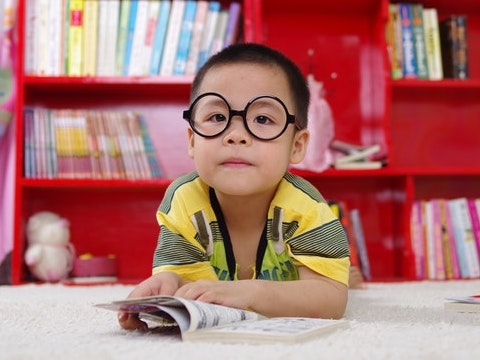
#> input picture cs4060/Lab8/boy.png, 480 x 360 px
$ python task2.py
#> lines starting #> are read from the running program, lines starting #| are printed output that depends on the picture
import matplotlib.pyplot as plt
import numpy as np
import os
import cv2
import random


if __name__ == "__main__":
  path = os.path.dirname(os.path.abspath(__file__)) + "/boy.png"
  img = cv2.imread(path, cv2.IMREAD_GRAYSCALE)
#> img: shape (360, 480); min 0, max 252, mean 132.5

  assert img is not None

  img_float = img.astype(np.float64)

  noisy = np.zeros(img.shape, dtype=np.int16)
  for x in range(len(img)):
    for y in range(len(img[0])):
      noisy[x][y] = int(img[x][y]) + random.randint(-50, 50)
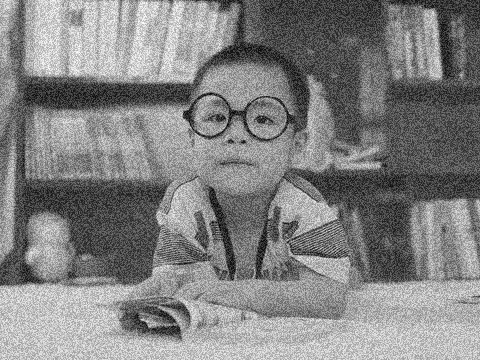
#> noisy: shape (360, 480) int16; min -43, max 299, mean 132.4; drawn with min black and max white
  noisy = np.clip(noisy, 0, 255).astype(np.uint8)
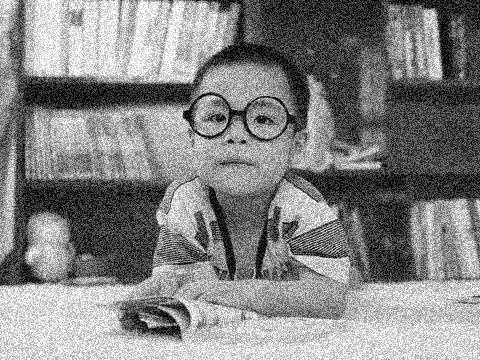
#> noisy: shape (360, 480); min 0, max 255, mean 132.3
  noisy_float = noisy.astype(np.float64)

  denoised = cv2.GaussianBlur(noisy, (5, 5), sigmaX=1.5)
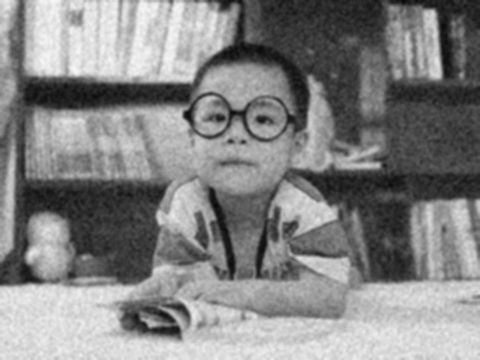
#> denoised: shape (360, 480); min 7, max 248, mean 132.3

  # unsharp mask to sharpen
  blurred = cv2.GaussianBlur(denoised.astype(np.float64), (5, 5), sigmaX=1.5)
  sharpened = np.clip(2.0 * denoised - blurred, 0, 255).astype(np.uint8)

  fig, axes = plt.subplots(1, 4, figsize=(18, 4))
  axes[0].imshow(img, cmap='gray')
  axes[0].set_title('Original')
  axes[0].axis('off')
  axes[1].imshow(noisy, cmap='gray')
  axes[1].set_title('Noisy')
  axes[1].axis('off')
  axes[2].imshow(denoised, cmap='gray')
  axes[2].set_title('Denoised (Gaussian Blur)')
  axes[2].axis('off')
  axes[3].imshow(sharpened, cmap='gray')
  axes[3].set_title('Sharpened')
  axes[3].axis('off')
  plt.suptitle('1) & 2) Denoise + Sharpen')
  plt.show()

  median = cv2.medianBlur(noisy, 5)

  geometric = np.zeros(noisy.shape, dtype=np.float64)
  padded = np.pad(noisy_float, 2, mode='reflect')
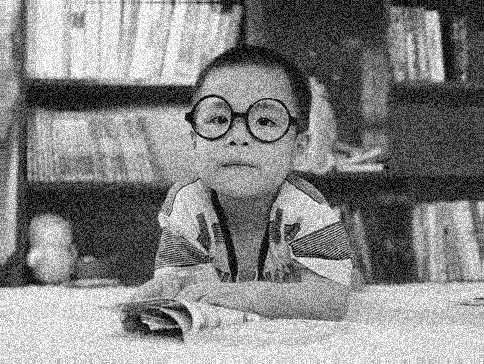
#> padded: shape (364, 484) float64; min 0, max 255, mean 132.6
  for i in range(len(noisy)):
    for j in range(len(noisy[0])):
      region = padded[i:i + 5, j:j + 5]
      region = np.clip(region, 1, 255)
      geometric[i][j] = np.exp(np.mean(np.log(region)))
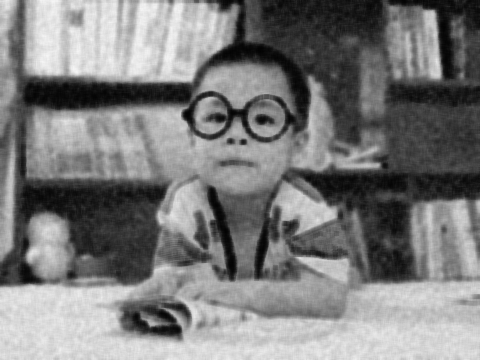
#> geometric: shape (360, 480) float64; min 2.69, max 245.9, mean 125.1
  geometric = np.clip(geometric, 0, 255).astype(np.uint8)

  harmonic = np.zeros(noisy.shape, dtype=np.float64)
  for i in range(len(noisy)):
    for j in range(len(noisy[0])):
      region = padded[i:i + 5, j:j + 5]
      region = np.clip(region, 1, 255)
      harmonic[i][j] = 25 / np.sum(1.0 / region)
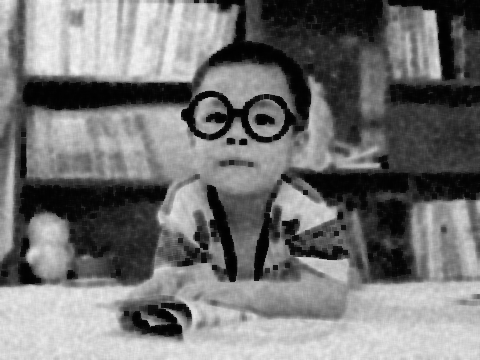
#> harmonic: shape (360, 480) float64; min 1.38, max 245.3, mean 116.8
  harmonic = np.clip(harmonic, 0, 255).astype(np.uint8)

  fig, axes = plt.subplots(1, 4, figsize=(18, 4))
  axes[0].imshow(noisy, cmap='gray')
  axes[0].set_title('Noisy')
  axes[0].axis('off')
  axes[1].imshow(median, cmap='gray')
  axes[1].set_title('Median')
  axes[1].axis('off')
  axes[2].imshow(geometric, cmap='gray')
  axes[2].set_title('Geometric Mean')
  axes[2].axis('off')
  axes[3].imshow(harmonic, cmap='gray')
  axes[3].set_title('Harmonic Mean')
  axes[3].axis('off')
  plt.suptitle('3) Median, Geometric, and Harmonic Filters')
  plt.show()

  fig, axes = plt.subplots(2, 3, figsize=(15, 8))

  axes[0][0].hist(img.flatten(), bins=256)
  axes[0][0].set_title('Original')

  axes[0][1].hist(noisy.flatten(), bins=256)
  axes[0][1].set_title('Noisy')

  axes[0][2].hist(denoised.flatten(), bins=256)
  axes[0][2].set_title('Denoised')

  axes[1][0].hist(median.flatten(), bins=256)
  axes[1][0].set_title('Median')

  axes[1][1].hist(geometric.flatten(), bins=256)
  axes[1][1].set_title('Geometric Mean')

  axes[1][2].hist(harmonic.flatten(), bins=256)
  axes[1][2].set_title('Harmonic Mean')

  plt.suptitle('4) Histograms')
  plt.show()
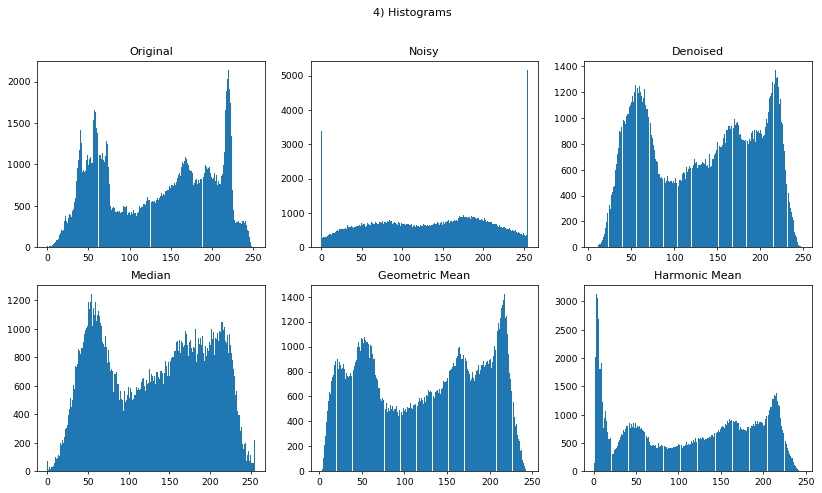
#> figure drawn by matplotlib, 6 panels; panel 1: tallest bar 2146 high, from x = 219.5 to 220.5; panel 2: tallest bar 5176 high, from x = 254 to 255; panel 3: tallest bar 1374 high, from x = 216.9 to 217.9; panel 4: tallest bar 1248 high, from x = 53.79 to 54.79
